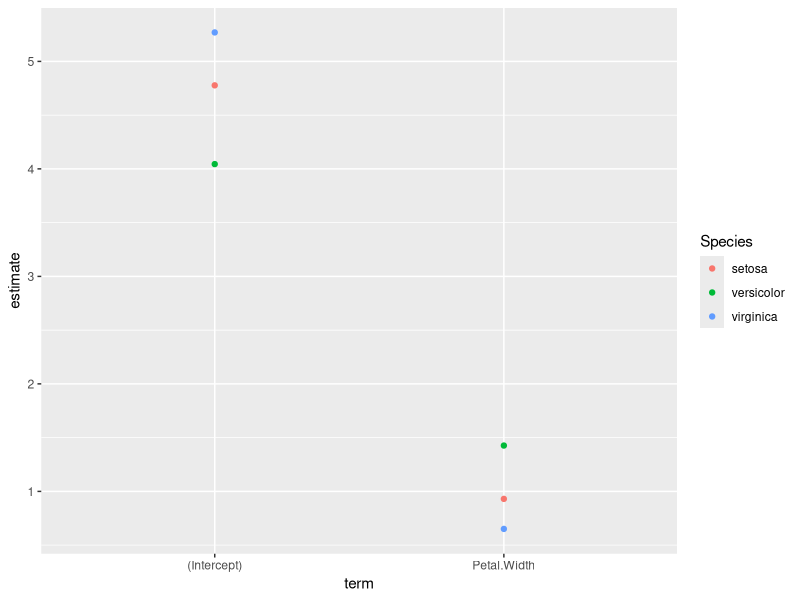
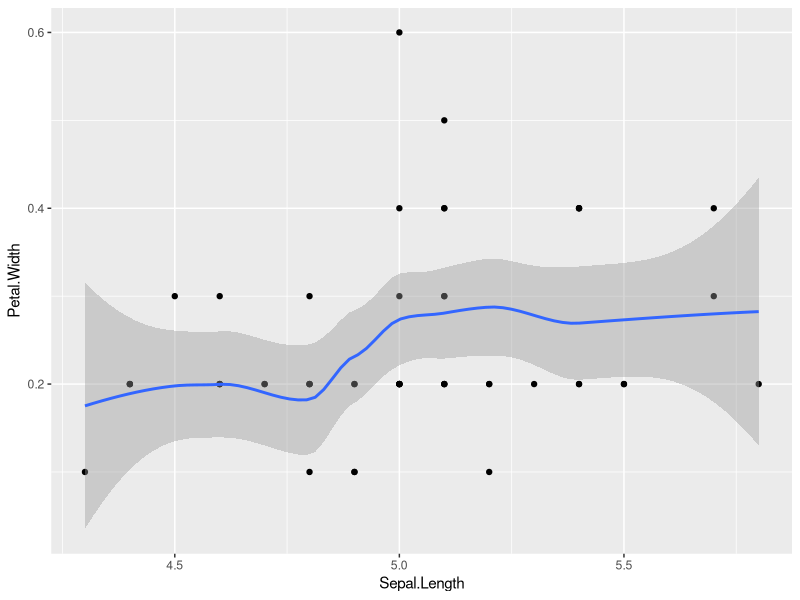
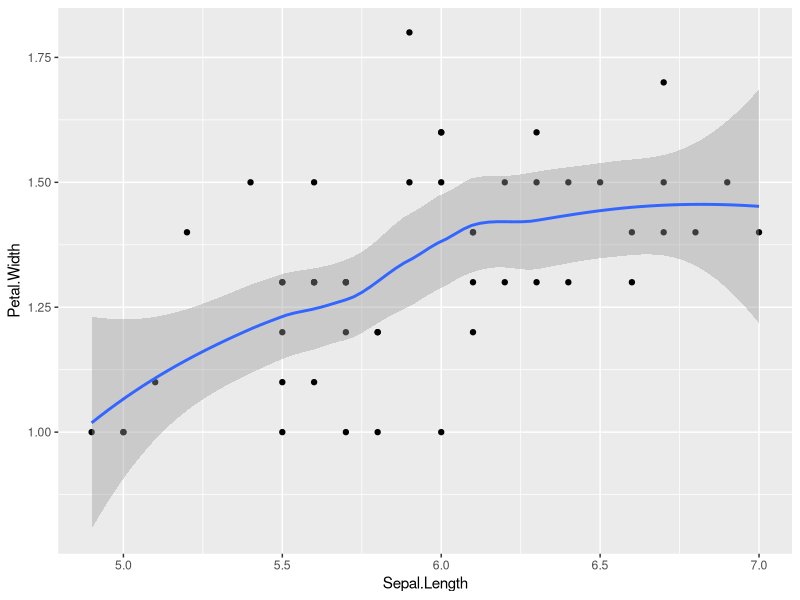
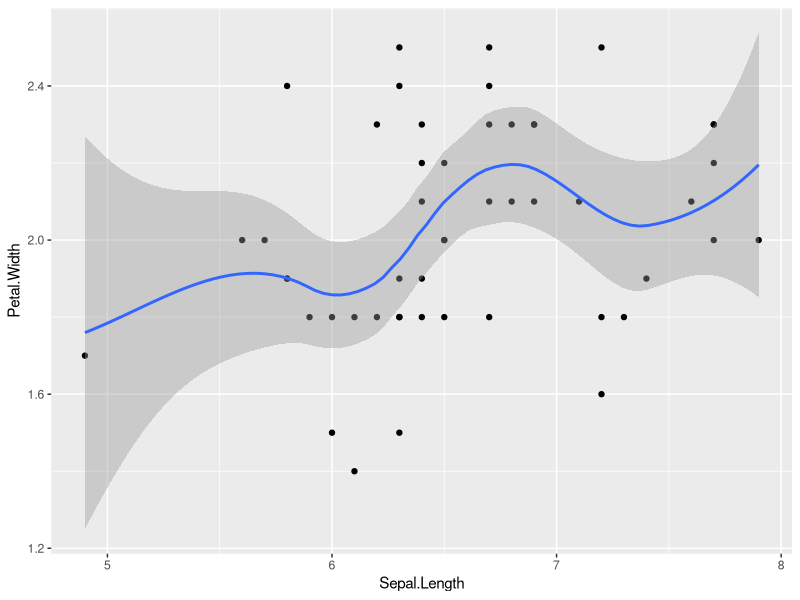
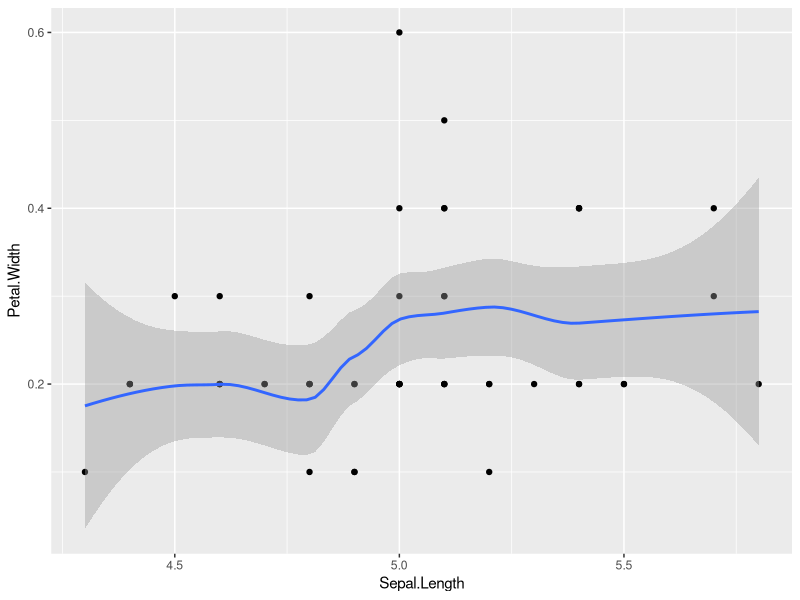
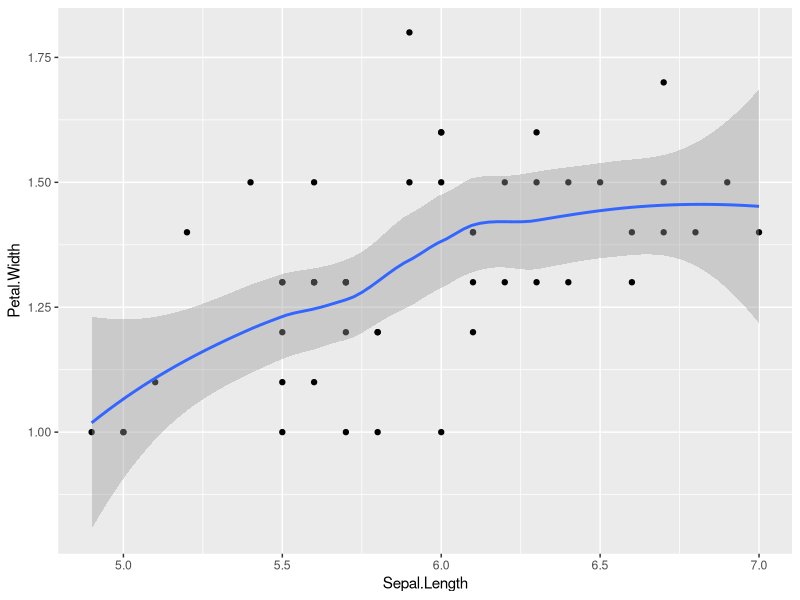
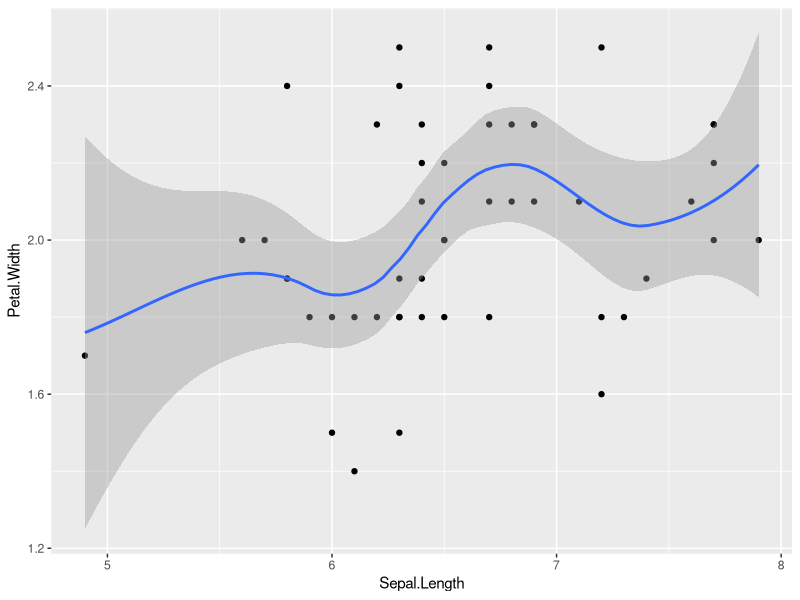

Reproduce these figures in R, in order.
############################################################################
############################################################################
###                                                                      ###
###                              PURRR DEMO                              ###
###                                                                      ###
############################################################################
############################################################################



library(tidyverse)
library(broom)

iris |>
  nest(data=-Species) |>
  mutate(model=map(.x = data,.f =~lm(formula = Sepal.Length~Petal.Width,data=.x))) |> mutate(Tid=map(.x = model,.f = tidy)) |>
  select(Species,Tid) |>
  unnest(cols = 'Tid') |>
  ggplot(aes(x = term,y = estimate,col=Species))+
  stat_summary(geom = 'point',fun = 'mean')


iris |>
  nest(data=-Species) |>
  mutate(plot=map(.x = data,.f = function(x){
    ggplot(data = x,aes(x = Sepal.Length,y = Sepal.Width))+
      geom_point()
  }))


iris |>
  nest(data=-Species) |>
  mutate(mod=map(.x = data,.f = function(x){
    lm(formula = Petal.Length~Petal.Width,data=x)
  })) |>
  mutate(mo=map(.x = mod,.f = tidy)) |>
  select(Species,mo) |>
  walk(print)




iris |>
  nest(data = -Species) |>
  mutate(mod = map(
    .x = data,
    .f = function(c) {
      lm(formula = Sepal.Length ~ Petal.Length, data = c)
    }
  )) |>
  mutate(tidy = map(.x = mod, .f = tidy)) |>
  select(Species, tidy) |>
  unnest(tidy)


p=iris |>
  nest(data = -Species) |>
  mutate(chart=map(.x = data,.f = function(x){
    ggplot(data = x,aes(x = Sepal.Length,y = Petal.Width))+
      geom_point()+
      stat_smooth()
  })) |>
  select(Species,chart) |>
  walk(print)

# Save the Plot
map2(paste(p$Species,'.png'),p$chart,.f = ggsave,path=here::here('Plot'))
